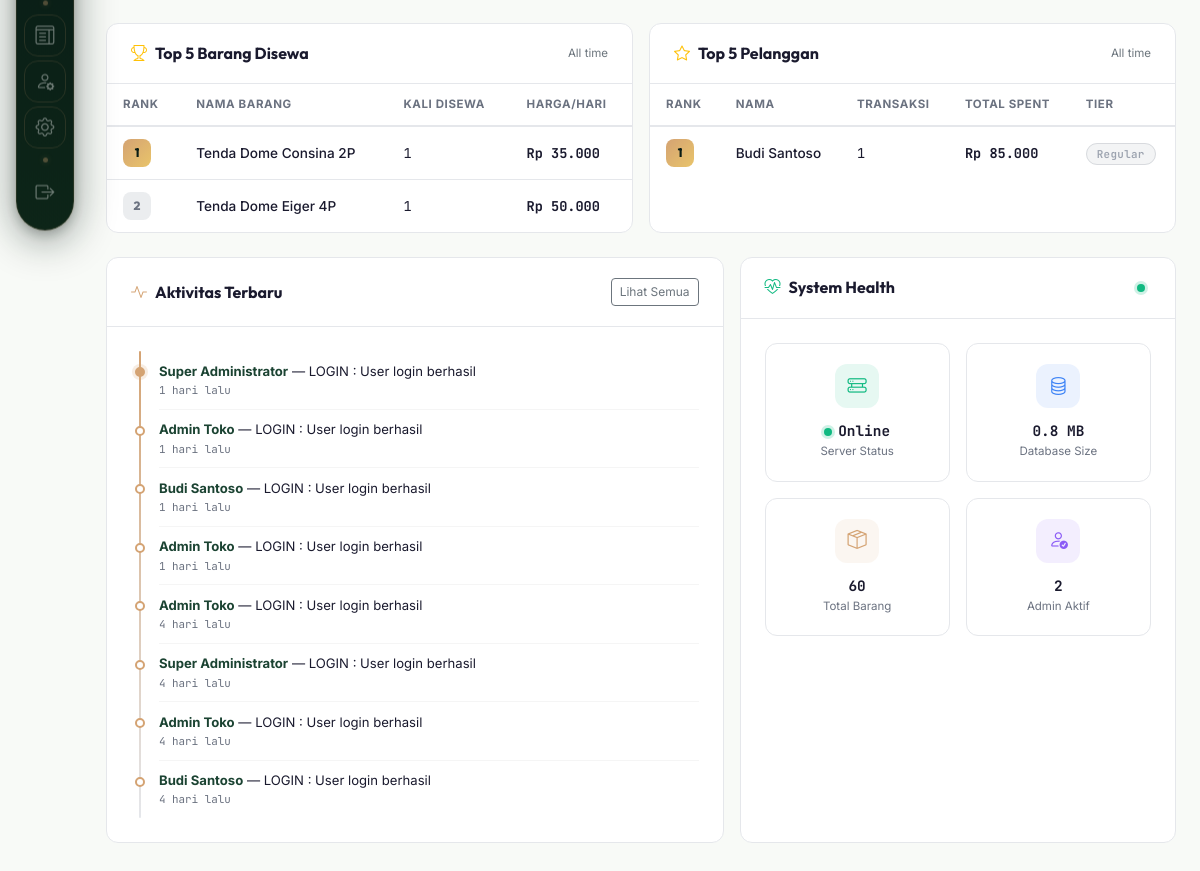
The app's page /pages/superadmin/dashboard.php (signed in, lower part), older data.
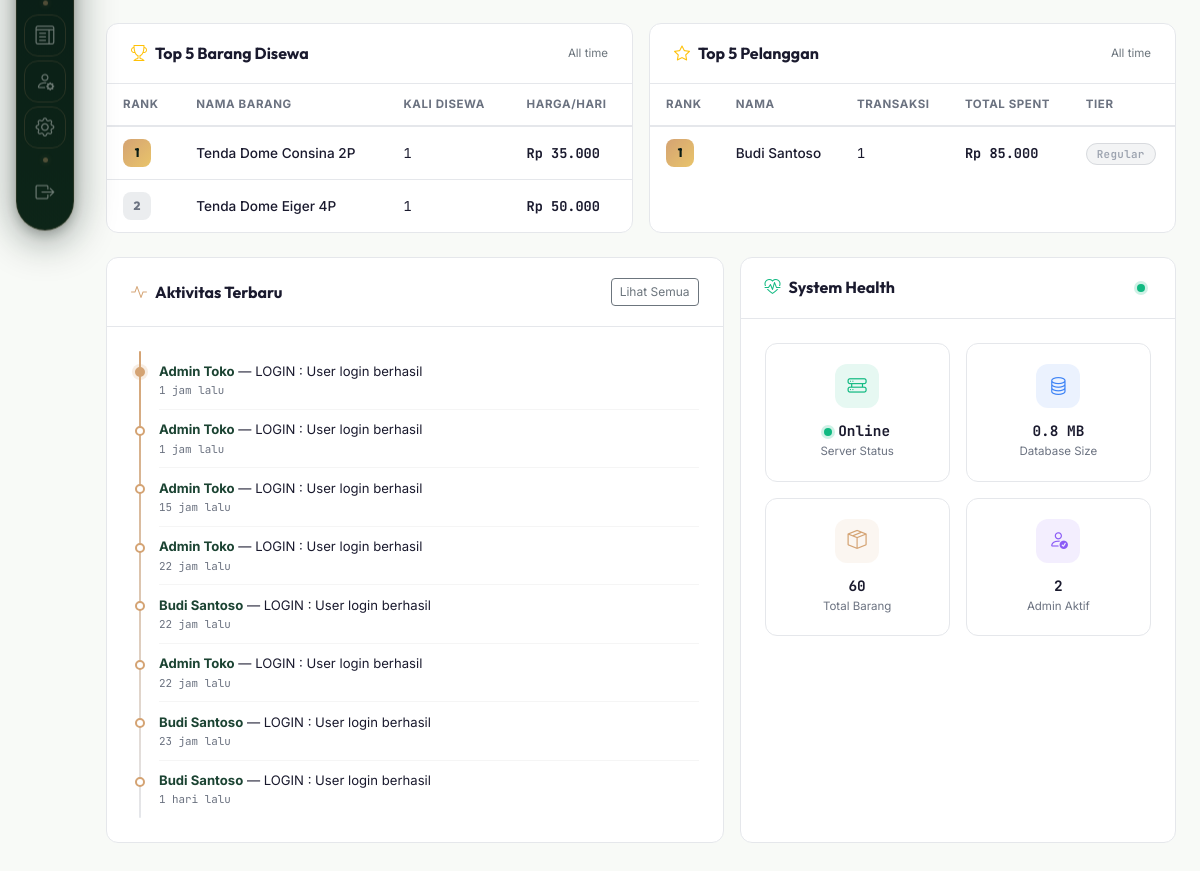
The same page, newer data.
### tables this page shows
CREATE TABLE `barang` (
  `id` int NOT NULL AUTO_INCREMENT,
  `kategori_id` int NOT NULL,
  `nama` varchar(150) NOT NULL,
  `deskripsi` text,
  `gambar` varchar(255) DEFAULT NULL,
  `harga_per_hari` decimal(12,2) NOT NULL DEFAULT '0.00',
  `harga_denda` decimal(10,2) NOT NULL DEFAULT '0.00',
  `stok_total` int NOT NULL DEFAULT '0',
  `stok_tersedia` int NOT NULL DEFAULT '0',
  `status` enum('tersedia','habis','maintenance') NOT NULL DEFAULT 'tersedia',
  `created_at` datetime NOT NULL DEFAULT CURRENT_TIMESTAMP,
  `updated_at` datetime DEFAULT NULL ON UPDATE CURRENT_TIMESTAMP,
  PRIMARY KEY (`id`),
  KEY `idx_barang_kategori` (`kategori_id`),
  KEY `idx_barang_status` (`status`),
  CONSTRAINT `barang_ibfk_1` FOREIGN KEY (`kategori_id`) REFERENCES `kategori` (`id`) ON DELETE RESTRICT ON UPDATE CASCADE
);

CREATE TABLE `users` (
  `id` int NOT NULL AUTO_INCREMENT,
  `nama` varchar(100) NOT NULL,
  `email` varchar(100) NOT NULL,
  `password` varchar(255) NOT NULL,
  `no_telp` varchar(20) DEFAULT NULL,
  `alamat` text,
  `foto` varchar(255) DEFAULT NULL,
  `role` enum('pelanggan','admin','superadmin') NOT NULL DEFAULT 'pelanggan',
  `status` enum('aktif','nonaktif') NOT NULL DEFAULT 'aktif',
  `created_at` datetime NOT NULL DEFAULT CURRENT_TIMESTAMP,
  `updated_at` datetime DEFAULT NULL ON UPDATE CURRENT_TIMESTAMP,
  `last_login` datetime DEFAULT NULL,
  PRIMARY KEY (`id`),
  UNIQUE KEY `email` (`email`)
);

CREATE TABLE `log_aktivitas` (
  `id` int NOT NULL AUTO_INCREMENT,
  `user_id` int DEFAULT NULL,
  `aksi` varchar(100) NOT NULL,
  `detail` text,
  `tabel` varchar(50) DEFAULT NULL,
  `record_id` int DEFAULT NULL,
  `ip_address` varchar(45) DEFAULT NULL,
  `user_agent` varchar(255) DEFAULT NULL,
  `created_at` datetime NOT NULL DEFAULT CURRENT_TIMESTAMP,
  PRIMARY KEY (`id`),
  KEY `idx_log_user` (`user_id`),
  KEY `idx_log_created` (`created_at`),
  CONSTRAINT `log_aktivitas_ibfk_1` FOREIGN KEY (`user_id`) REFERENCES `users` (`id`) ON DELETE SET NULL ON UPDATE CASCADE
);

### classes/Barang.php (called while the page is built, shortened)
<?php
class Barang {
    public static function getPopuler($limit = 5) {
        try {
            $db = Database::getInstance();
            $stmt = $db->prepare("
                SELECT b.*, k.nama AS kategori_nama, SUM(dr.jumlah) AS total_sewa
                FROM barang b
                JOIN detail_reservasi dr ON b.id = dr.barang_id
                JOIN reservasi r ON dr.reservasi_id = r.id
                LEFT JOIN kategori k ON b.kategori_id = k.id
                WHERE r.status IN ('aktif', 'selesai')
                GROUP BY b.id
                ORDER BY total_sewa DESC
                LIMIT :limit
            ");
            $stmt->bindValue(':limit', (int)$limit, PDO::PARAM_INT);
            $stmt->execute();
            return $stmt->fetchAll();
        } catch (PDOException $e) {
            error_log("Barang::getPopuler error: " . $e->getMessage());
            return [];
        }
    }
}

### classes/LogAktivitas.php (called while the page is built, shortened)
<?php
class LogAktivitas
{
    public static function getAll($filters = [])
    {
        try {
            $db = Database::getInstance();
            $sql = "
                SELECT la.*, u.nama AS nama_user, u.email
                FROM log_aktivitas la
                LEFT JOIN users u ON la.user_id = u.id
                WHERE 1=1
            ";
            $params = [];
            $sql .= " ORDER BY la.created_at DESC";
            $limit  = isset($filters['limit']) ? (int)$filters['limit'] : 20;
            $offset = isset($filters['offset']) ? (int)$filters['offset'] : 0;
            $sql .= " LIMIT ? OFFSET ?";
            $params[] = $limit;
            $params[] = $offset;
            $stmt = $db->prepare($sql);
            $stmt->execute($params);
            return $stmt->fetchAll();
        } catch (PDOException $e) {
            error_log("LogAktivitas::getAll error: " . $e->getMessage());
            return [];
        }
    }
}

### pages/superadmin/dashboard.php (the view, shortened to what the changed rows need)
<?php
require_once dirname(__DIR__, 2) . '/classes/Barang.php';
require_once dirname(__DIR__, 2) . '/classes/LogAktivitas.php';
$topBarang = Barang::getPopuler(5);
$topPelanggan = [];
try {
    $db = Database::getInstance();
    $stmt = $db->query("
        SELECT u.id, u.nama, COUNT(t.id) AS total_transaksi, COALESCE(SUM(t.total_bayar), 0) AS total_spent
        FROM users u
        JOIN transaksi t ON u.id = t.user_id AND t.status = 'selesai'
        WHERE u.role = 'pelanggan'
        GROUP BY u.id
        ORDER BY total_spent DESC
        LIMIT 5
    ");
    $topPelanggan = $stmt->fetchAll();
} catch (Exception $e) {
    $topPelanggan = [];
}
$recentActivities = LogAktivitas::getAll(['limit' => 8]);
function timeAgoId($datetime) {
    $now = new DateTime();
    $past = new DateTime($datetime);
    $diff = $now->diff($past);
    if ($diff->d > 0) {
        return $diff->d == 1 ? '1 hari lalu' : $diff->d . ' hari lalu';
    }
    if ($diff->h > 0) {
        return $diff->h . ' jam lalu';
    }
    return 'Baru saja';
}
function getTierClass($totalSpent) {
    return ['tier-regular', 'Regular'];
}
?>
<!DOCTYPE html>
<html lang="id">
<head>
    <link href="https://cdn.jsdelivr.net/npm/bootstrap@5.3.0/dist/css/bootstrap.min.css" rel="stylesheet">
    <link href="https://cdn.jsdelivr.net/npm/bootstrap-icons@1.10.5/font/bootstrap-icons.css" rel="stylesheet">
    <link rel="stylesheet" href="<?= ASSETS_URL ?>/css/style.css">
    <link rel="stylesheet" href="<?= ASSETS_URL ?>/css/dashboard.css?v=<?= time() ?>">
</head>
<body>
<div class="superadmin-wrapper">
    <div class="superadmin-main">
        <div class="admin-content" style="padding:1.5rem;">
            <div class="row g-3 mb-4">
                <div class="col-lg-6">
                    <div class="sa-section-card h-100 stagger-item">
                        <div class="section-body p-0">
                            <div class="table-responsive">
                                <table class="sa-table">
                                    <thead>
                                        <tr>
                                            <th>Rank</th>
                                            <th>Nama Barang</th>
                                            <th>Kali Disewa</th>
                                            <th>Harga/Hari</th>
                                        </tr>
                                    </thead>
                                    <tbody>
                                        <?php if (empty($topBarang)): ?>
                                        <tr><td colspan="4" class="text-center text-secondary">Belum ada data</td></tr>
                                        <?php else: ?>
                                        <?php foreach ($topBarang as $rank => $item):
                                            $r = $rank + 1;
                                            $rankClass = $r <= 5 ? "rank-{$r}" : "rank-5";
                                        ?>
                                        <tr>
                                            <td><span class="sa-rank-badge <?= $rankClass ?>"><?= $r ?></span></td>
                                            <td class="fw-medium"><?= htmlspecialchars($item['nama']) ?></td>
                                            <td class="mono-font"><?= (int)$item['total_sewa'] ?></td>
                                            <td class="mono-font fw-bold">Rp <?= number_format($item['harga_per_hari'], 0, ',', '.') ?></td>
                                        </tr>
                                        <?php endforeach; ?>
                                        <?php endif; ?>
                                    </tbody>
                                </table>
                            </div>
                        </div>
                    </div>
                </div>
                <div class="col-lg-6">
                    <div class="sa-section-card h-100 stagger-item">
                        <div class="section-body p-0">
                            <div class="table-responsive">
                                <table class="sa-table">
                                    <thead>
                                        <tr>
                                            <th>Rank</th>
                                            <th>Nama</th>
                                            <th>Transaksi</th>
                                            <th>Total Spent</th>
                                            <th>Tier</th>
                                        </tr>
                                    </thead>
                                    <tbody>
                                        <?php if (empty($topPelanggan)): ?>
                                        <tr><td colspan="5" class="text-center text-secondary">Belum ada data</td></tr>
                                        <?php else: ?>
                                        <?php foreach ($topPelanggan as $rank => $cust):
                                            $r = $rank + 1;
                                            $rankClass = $r <= 5 ? "rank-{$r}" : "rank-5";
                                            $tier = getTierClass((float)$cust['total_spent']);
                                        ?>
                                        <tr>
                                            <td><span class="sa-rank-badge <?= $rankClass ?>"><?= $r ?></span></td>
                                            <td class="fw-medium"><?= htmlspecialchars($cust['nama']) ?></td>
                                            <td class="mono-font"><?= (int)$cust['total_transaksi'] ?></td>
                                            <td class="mono-font fw-bold">Rp <?= number_format($cust['total_spent'], 0, ',', '.') ?></td>
                                            <td><span class="sa-member-tier <?= $tier[0] ?>"><?= $tier[1] ?></span></td>
                                        </tr>
                                        <?php endforeach; ?>
                                        <?php endif; ?>
                                    </tbody>
                                </table>
                            </div>
                        </div>
                    </div>
                </div>
            </div>
            <div class="row g-3 mb-4">
                <div class="col-lg-7">
                    <div class="sa-section-card h-100 stagger-item">
                        <div class="section-body">
                            <div class="sa-timeline">
                                <?php if (empty($recentActivities)): ?>
                                <div class="sa-timeline-item">
                                    <div class="sa-timeline-text text-secondary">Belum ada aktivitas tercatat.</div>
                                </div>
                                <?php else: ?>
                                <?php foreach ($recentActivities as $act): ?>
                                <div class="sa-timeline-item">
                                    <div class="sa-timeline-text">
                                        <strong><?= htmlspecialchars($act['nama_user'] ?? 'System') ?></strong>
                                        — <?= htmlspecialchars($act['aksi'] ?? '') ?>
                                        <?php if (!empty($act['detail'])): ?>
                                            : <?= htmlspecialchars($act['detail']) ?>
                                        <?php endif; ?>
                                    </div>
                                    <div class="sa-timeline-time"><?= timeAgoId($act['created_at']) ?></div>
                                </div>
                                <?php endforeach; ?>
                                <?php endif; ?>
                            </div>
                        </div>
                    </div>
                </div>
            </div>
        </div>
    </div>
</div>
</body>
</html>

Row changes from the older to the newer data that the page shows:
no longer on this page (row unchanged): log_aktivitas: user.nama "Super Administrator", aksi "LOGIN", detail "User login berhasil", created_at "1 hari lalu"
no longer on this page (row unchanged): log_aktivitas: user.nama "Admin Toko", aksi "LOGIN", detail "User login berhasil", created_at "1 hari lalu"
no longer on this page (row unchanged): log_aktivitas: user.nama "Admin Toko", aksi "LOGIN", detail "User login berhasil", created_at "1 hari lalu"
no longer on this page (row unchanged): log_aktivitas: user.nama "Admin Toko", aksi "LOGIN", detail "User login berhasil", created_at "4 hari lalu"
no longer on this page (row unchanged): log_aktivitas: user.nama "Super Administrator", aksi "LOGIN", detail "User login berhasil", created_at "4 hari lalu"
no longer on this page (row unchanged): log_aktivitas: user.nama "Admin Toko", aksi "LOGIN", detail "User login berhasil", created_at "4 hari lalu"
no longer on this page (row unchanged): log_aktivitas: user.nama "Budi Santoso", aksi "LOGIN", detail "User login berhasil", created_at "4 hari lalu"
added log_aktivitas: user.nama "Admin Toko", aksi "LOGIN", detail "User login berhasil", created_at "1 jam lalu"
added log_aktivitas: user.nama "Admin Toko", aksi "LOGIN", detail "User login berhasil", created_at "1 jam lalu"
added log_aktivitas: user.nama "Admin Toko", aksi "LOGIN", detail "User login berhasil", created_at "15 jam lalu"
added log_aktivitas: user.nama "Admin Toko", aksi "LOGIN", detail "User login berhasil", created_at "22 jam lalu"
added log_aktivitas: user.nama "Budi Santoso", aksi "LOGIN", detail "User login berhasil", created_at "22 jam lalu"
added log_aktivitas: user.nama "Admin Toko", aksi "LOGIN", detail "User login berhasil", created_at "22 jam lalu"
added log_aktivitas: user.nama "Budi Santoso", aksi "LOGIN", detail "User login berhasil", created_at "23 jam lalu"
